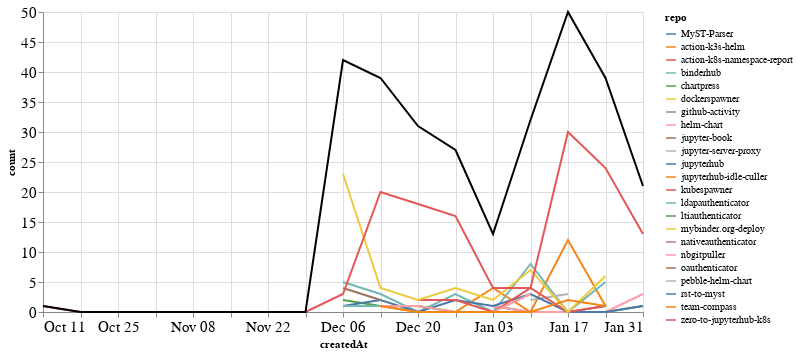

The notebook cell this image was saved under:
### Markdown cell above
### Comments

### Code cell
comments_time = comments.groupby('repo').resample('W', on='createdAt').count()['author'].reset_index()
comments_time = comments_time.rename(columns={'author': 'count'})
comments_time_total = comments_time.groupby('createdAt').agg({"count": "sum"}).reset_index()
ch1 = alt.Chart(comments_time, width=600).mark_line().encode(
    x='createdAt',
    y='count',
    color='repo',
    tooltip="repo"
)

ch2 = alt.Chart(comments_time_total, width=600).mark_line(color="black").encode(
    x='createdAt',
    y='count',
)

ch1 + ch2

### Figure 1 — Vega-Lite specification as saved in the notebook (floating-point values rounded to 4 significant figures)
{"config": {"axisLeft": {"labelFontSize": 15}, "axisBottom": {"labelFontSize": 15}}, "layer": [{"data": {"name": "data-26436987ee57bf520bb7de032b0c69dc"}, "mark": "line", "encoding": {"color": {"type": "nominal", "field": "repo"}, "tooltip": {"type": "nominal", "field": "repo"}, "x": {"type": "temporal", "field": "createdAt"}, "y": {"type": "quantitative", "field": "count"}}, "width": 600}, {"data": {"name": "data-5e1f3a27e71311efdf9be93910f4100a"}, "mark": {"type": "line", "color": "black"}, "encoding": {"x": {"type": "temporal", "field": "createdAt"}, "y": {"type": "quantitative", "field": "count"}}, "width": 600}], "$schema": "https://vega.github.io/schema/vega-lite/v4.8.1.json", "datasets": {"data-26436987ee57bf520bb7de032b0c69dc": [{"repo": "MyST-Parser", "createdAt": "2021-01-03T00:00:00", "count": 1}, {"repo": "MyST-Parser", "createdAt": "2021-01-10T00:00:00", "count": 0}, {"repo": "MyST-Parser", "createdAt": "2021-01-17T00:00:00", "count": 0}, {"repo": "MyST-Parser", "createdAt": "2021-01-24T00:00:00", "count": 1}, {"repo": "action-k3s-helm", "createdAt": "2020-12-13T00:00:00", "count": 1}, {"repo": "action-k3s-helm", "createdAt": "2020-12-20T00:00:00", "count": 0}, {"repo": "action-k3s-helm", "createdAt": "2020-12-27T00:00:00", "count": 0}, {"repo": "action-k3s-helm", "createdAt": "2021-01-03T00:00:00", "count": 4}, {"repo": "action-k3s-helm", "createdAt": "2021-01-10T00:00:00", "count": 0}, {"repo": "action-k3s-helm", "createdAt": "2021-01-17T00:00:00", "count": 12}, {"repo": "action-k3s-helm", "createdAt": "2021-01-24T00:00:00", "count": 1}, {"repo": "action-k8s-namespace-report", "createdAt": "2021-01-17T00:00:00", "count": 3}, {"repo": "binderhub", "createdAt": "2020-12-06T00:00:00", "count": 5}, {"repo": "binderhub", "createdAt": "2020-12-13T00:00:00", "count": 3}, {"repo": "binderhub", "createdAt": "2020-12-20T00:00:00", "count": 0}, {"repo": "binderhub", "createdAt": "2020-12-27T00:00:00", "count": 3}, {"repo": "binderhub", "createdAt": "2021-01-03T00:00:00", "count": 0}, {"repo": "binderhub", "createdAt": "2021-01-10T00:00:00", "count": 8}, {"repo": "binderhub", "createdAt": "2021-01-17T00:00:00", "count": 0}, {"repo": "binderhub", "createdAt": "2021-01-24T00:00:00", "count": 5}, {"repo": "chartpress", "createdAt": "2020-12-06T00:00:00", "count": 2}, {"repo": "chartpress", "createdAt": "2020-12-13T00:00:00", "count": 1}, {"repo": "chartpress", "createdAt": "2020-12-20T00:00:00", "count": 1}, {"repo": "chartpress", "createdAt": "2020-12-27T00:00:00", "count": 0}, {"repo": "chartpress", "createdAt": "2021-01-03T00:00:00", "count": 0}, {"repo": "chartpress", "createdAt": "2021-01-10T00:00:00", "count": 0}, {"repo": "chartpress", "createdAt": "2021-01-17T00:00:00", "count": 0}, {"repo": "chartpress", "createdAt": "2021-01-24T00:00:00", "count": 0}, {"repo": "chartpress", "createdAt": "2021-01-31T00:00:00", "count": 1}, {"repo": "dockerspawner", "createdAt": "2020-12-20T00:00:00", "count": 7}, {"repo": "github-activity", "createdAt": "2020-12-13T00:00:00", "count": 1}, {"repo": "helm-chart", "createdAt": "2021-01-03T00:00:00", "count": 1}, {"repo": "helm-chart", "createdAt": "2021-01-10T00:00:00", "count": 0}, {"repo": "helm-chart", "createdAt": "2021-01-17T00:00:00", "count": 0}, {"repo": "helm-chart", "createdAt": "2021-01-24T00:00:00", "count": 0}, {"repo": "helm-chart", "createdAt": "2021-01-31T00:00:00", "count": 3}, {"repo": "jupyter-book", "createdAt": "2020-12-13T00:00:00", "count": 1}, {"repo": "jupyter-server-proxy", "createdAt": "2021-01-10T00:00:00", "count": 2}, {"repo": "jupyter-server-proxy", "createdAt": "2021-01-17T00:00:00", "count": 3}, {"repo": "jupyterhub", "createdAt": "2020-12-06T00:00:00", "count": 1}, {"repo": "jupyterhub", "createdAt": "2020-12-13T00:00:00", "count": 2}, {"repo": "jupyterhub", "createdAt": "2020-12-20T00:00:00", "count": 0}, {"repo": "jupyterhub", "createdAt": "2020-12-27T00:00:00", "count": 2}, {"repo": "jupyterhub", "createdAt": "2021-01-03T00:00:00", "count": 1}, {"repo": "jupyterhub", "createdAt": "2021-01-10T00:00:00", "count": 3}, {"repo": "jupyterhub", "createdAt": "2021-01-17T00:00:00", "count": 0}, {"repo": "jupyterhub", "createdAt": "2021-01-24T00:00:00", "count": 0}, {"repo": "jupyterhub", "createdAt": "2021-01-31T00:00:00", "count": 1}, {"repo": "jupyterhub-idle-culler", "createdAt": "2021-01-31T00:00:00", "count": 1}, {"repo": "kubespawner", "createdAt": "2020-12-20T00:00:00", "count": 2}, {"repo": "kubespawner", "createdAt": "2020-12-27T00:00:00", "count": 2}, {"repo": "kubespawner", "createdAt": "2021-01-03T00:00:00", "count": 0}, {"repo": "kubespawner", "createdAt": "2021-01-10T00:00:00", "count": 4}, {"repo": "kubespawner", "createdAt": "2021-01-17T00:00:00", "count": 0}, {"repo": "kubespawner", "createdAt": "2021-01-24T00:00:00", "count": 1}, {"repo": "ldapauthenticator", "createdAt": "2020-12-06T00:00:00", "count": 1}, {"repo": "ldapauthenticator", "createdAt": "2020-12-13T00:00:00", "count": 1}, {"repo": "ltiauthenticator", "createdAt": "2020-12-06T00:00:00", "count": 3}, {"repo": "mybinder.org-deploy", "createdAt": "2020-12-06T00:00:00", "count": 23}, {"repo": "mybinder.org-deploy", "createdAt": "2020-12-13T00:00:00", "count": 4}, {"repo": "mybinder.org-deploy", "createdAt": "2020-12-20T00:00:00", "count": 2}, {"repo": "mybinder.org-deploy", "createdAt": "2020-12-27T00:00:00", "count": 4}, {"repo": "mybinder.org-deploy", "createdAt": "2021-01-03T00:00:00", "count": 2}, {"repo": "mybinder.org-deploy", "createdAt": "2021-01-10T00:00:00", "count": 7}, {"repo": "mybinder.org-deploy", "createdAt": "2021-01-17T00:00:00", "count": 0}, {"repo": "mybinder.org-deploy", "createdAt": "2021-01-24T00:00:00", "count": 6}, {"repo": "nativeauthenticator", "createdAt": "2021-01-31T00:00:00", "count": 2}, {"repo": "nbgitpuller", "createdAt": "2020-12-13T00:00:00", "count": 1}, {"repo": "nbgitpuller", "createdAt": "2020-12-20T00:00:00", "count": 1}, {"repo": "nbgitpuller", "createdAt": "2020-12-27T00:00:00", "count": 0}, {"repo": "nbgitpuller", "createdAt": "2021-01-03T00:00:00", "count": 0}, {"repo": "nbgitpuller", "createdAt": "2021-01-10T00:00:00", "count": 3}, {"repo": "oauthenticator", "createdAt": "2020-12-06T00:00:00", "count": 4}, {"repo": "oauthenticator", "createdAt": "2020-12-13T00:00:00", "count": 2}, {"repo": "pebble-helm-chart", "createdAt": "2020-12-13T00:00:00", "count": 1}, {"repo": "rst-to-myst", "createdAt": "2021-01-10T00:00:00", "count": 1}, {"repo": "team-compass", "createdAt": "2020-12-13T00:00:00", "count": 1}, {"repo": "team-compass", "createdAt": "2020-12-20T00:00:00", "count": 0}, {"repo": "team-compass", "createdAt": "2020-12-27T00:00:00", "count": 0}, {"repo": "team-compass", "createdAt": "2021-01-03T00:00:00", "count": 0}, {"repo": "team-compass", "createdAt": "2021-01-10T00:00:00", "count": 0}, {"repo": "team-compass", "createdAt": "2021-01-17T00:00:00", "count": 2}, {"repo": "team-compass", "createdAt": "2021-01-24T00:00:00", "count": 1}, {"repo": "zero-to-jupyterhub-k8s", "createdAt": "2020-10-11T00:00:00", "count": 1}, {"repo": "zero-to-jupyterhub-k8s", "createdAt": "2020-10-18T00:00:00", "count": 0}, {"repo": "zero-to-jupyterhub-k8s", "createdAt": "2020-10-25T00:00:00", "count": 0}, {"repo": "zero-to-jupyterhub-k8s", "createdAt": "2020-11-01T00:00:00", "count": 0}, {"repo": "zero-to-jupyterhub-k8s", "createdAt": "2020-11-08T00:00:00", "count": 0}, {"repo": "zero-to-jupyterhub-k8s", "createdAt": "2020-11-15T00:00:00", "count": 0}, {"repo": "zero-to-jupyterhub-k8s", "createdAt": "2020-11-22T00:00:00", "count": 0}, {"repo": "zero-to-jupyterhub-k8s", "createdAt": "2020-11-29T00:00:00", "count": 0}, {"repo": "zero-to-jupyterhub-k8s", "createdAt": "2020-12-06T00:00:00", "count": 3}, {"repo": "zero-to-jupyterhub-k8s", "createdAt": "2020-12-13T00:00:00", "count": 20}, {"repo": "zero-to-jupyterhub-k8s", "createdAt": "2020-12-20T00:00:00", "count": 18}, {"repo": "zero-to-jupyterhub-k8s", "createdAt": "2020-12-27T00:00:00", "count": 16}, {"repo": "zero-to-jupyterhub-k8s", "createdAt": "2021-01-03T00:00:00", "count": 4}, {"repo": "zero-to-jupyterhub-k8s", "createdAt": "2021-01-10T00:00:00", "count": 4}, {"repo": "zero-to-jupyterhub-k8s", "createdAt": "2021-01-17T00:00:00", "count": 30}, {"repo": "zero-to-jupyterhub-k8s", "createdAt": "2021-01-24T00:00:00", "count": 24}, {"repo": "zero-to-jupyterhub-k8s", "createdAt": "2021-01-31T00:00:00", "count": 13}], "data-5e1f3a27e71311efdf9be93910f4100a": [{"createdAt": "2020-10-11T00:00:00", "count": 1}, {"createdAt": "2020-10-18T00:00:00", "count": 0}, {"createdAt": "2020-10-25T00:00:00", "count": 0}, {"createdAt": "2020-11-01T00:00:00", "count": 0}, {"createdAt": "2020-11-08T00:00:00", "count": 0}, {"createdAt": "2020-11-15T00:00:00", "count": 0}, {"createdAt": "2020-11-22T00:00:00", "count": 0}, {"createdAt": "2020-11-29T00:00:00", "count": 0}, {"createdAt": "2020-12-06T00:00:00", "count": 42}, {"createdAt": "2020-12-13T00:00:00", "count": 39}, {"createdAt": "2020-12-20T00:00:00", "count": 31}, {"createdAt": "2020-12-27T00:00:00", "count": 27}, {"createdAt": "2021-01-03T00:00:00", "count": 13}, {"createdAt": "2021-01-10T00:00:00", "count": 32}, {"createdAt": "2021-01-17T00:00:00", "count": 50}, {"createdAt": "2021-01-24T00:00:00", "count": 39}, {"createdAt": "2021-01-31T00:00:00", "count": 21}]}}
